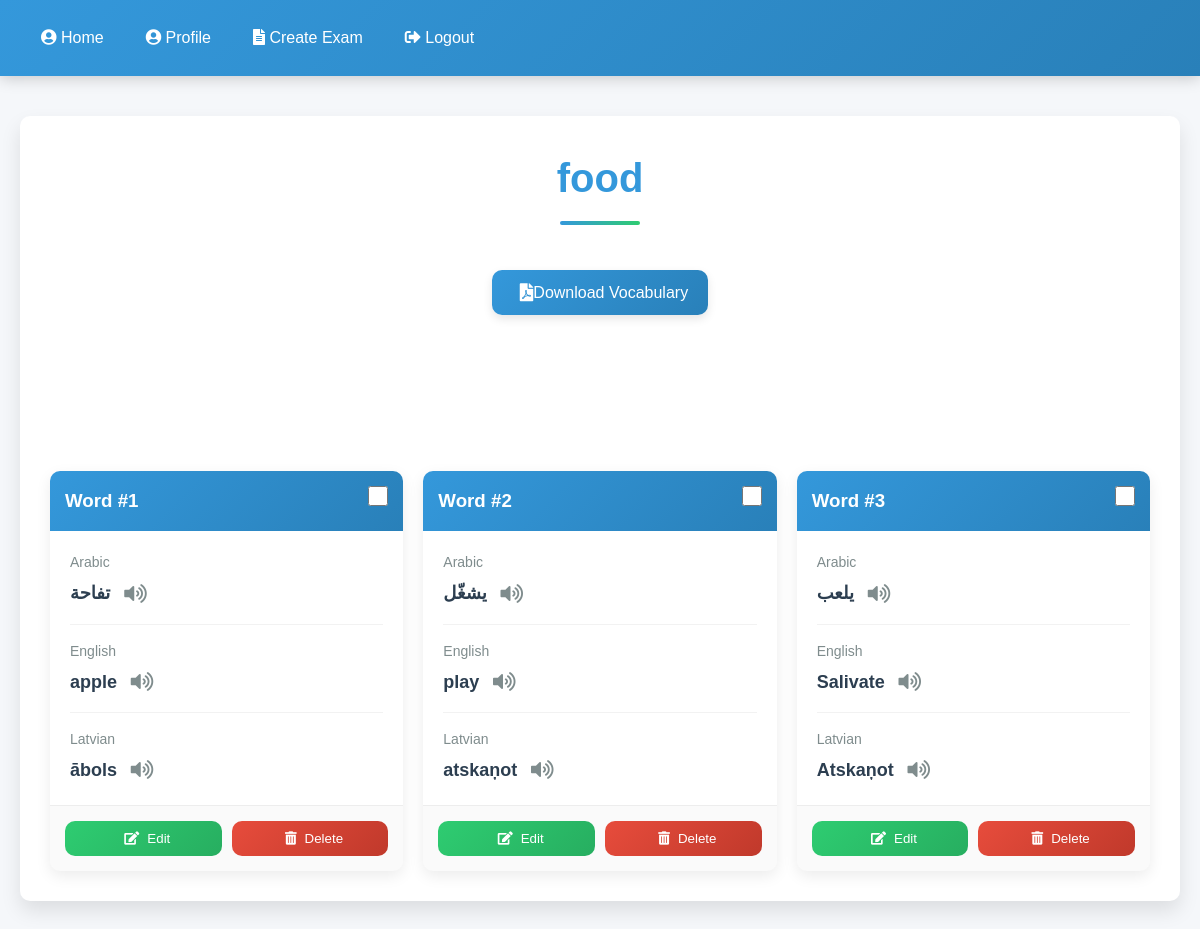
Page /folder/1/ (signed in) on the committed database.
### folders_words/models.py (models this page shows, shortened)
class Folder(models.Model):
    name=models.CharField(max_length=30)
    user=models.ForeignKey(User,on_delete=models.CASCADE)

class Translate(models.Model):
    user=models.ForeignKey(User,on_delete=models.CASCADE)
    word = models.ForeignKey(Word, on_delete=models.CASCADE, related_name="translations")
    language = models.ForeignKey(Language,on_delete=models.CASCADE)
    translation = models.CharField(max_length=255)
    voice=models.FileField(upload_to="voices/")

class Language(models.Model):
    LANGUAGE_CHOICES = [
        ('af', 'Afrikaans'),
        ('am', 'Amharic'),
        ('ar', 'Arabic'),
        ('bg', 'Bulgarian'),
        ('bn', 'Bengali'),
        ('bs', 'Bosnian'),
        ('ca', 'Catalan'),
        ('cs', 'Czech'),
        ('cy', 'Welsh'),
        ('da', 'Danish'),
        ('de', 'German'),
        ('el', 'Greek'),
        ('en', 'English'),
        ('es', 'Spanish'),
        ('et', 'Estonian'),
        ('eu', 'Basque'),
        ('fi', 'Finnish'),
        ('fr', 'French'),
        ('fr-CA', 'French (Canada)'),
        ('gl', 'Galician'),
        ('gu', 'Gujarati'),
        ('ha', 'Hausa'),
        ('hi', 'Hindi'),
        ('hr', 'Croatian'),
        ('hu', 'Hungarian'),
        ('id', 'Indonesian'),
        ('is', 'Icelandic'),
        ('it', 'Italian'),
        ('iw', 'Hebrew'),
        ('ja', 'Japanese'),
        ('jw', 'Javanese'),
        ('km', 'Khmer'),
        ('kn', 'Kannada'),
        ('ko', 'Korean'),
        ('la', 'Latin'),
        ('lt', 'Lithuanian'),
        ('lv', 'Latvian'),
        ('ml', 'Malayalam'),
        ('mr', 'Marathi'),
        ('ms', 'Malay'),
        ('my', 'Myanmar (Burmese)'),
        ('ne', 'Nepali'),
        ('nl', 'Dutch'),
        ('no', 'Norwegian'),
        ('pa', 'Punjabi (Gurmukhi)'),
        ('pl', 'Polish'),
        ('pt', 'Portuguese (Brazil)'),
        ('pt-PT', 'Portuguese (Portugal)'),
        ('ro', 'Romanian'),
        ('ru', 'Russian'),
        ('si', 'Sinhala'),
        ('sk', 'Slovak'),
        ('sq', 'Albanian'),
        ('sr', 'Serbian'),
        ('su', 'Sundanese'),
        ('sv', 'Swedish'),
        ('sw', 'Swahili'),
        ('ta', 'Tamil'),
        ('te', 'Telugu'),
        ('th', 'Thai'),
        ('tl', 'Filipino'),
        ('tr', 'Turkish'),
        ('uk', 'Ukrainian'),
        ('ur', 'Urdu'),
        ('vi', 'Vietnamese'),
        ('yue', 'Cantonese'),
        ('zh-CN', 'Chinese (Simplified)'),
        ('zh-TW', 'Chinese (Traditional)'),
    ]
    user = models.ForeignKey(User, on_delete=models.CASCADE)
    code = models.CharField(max_length=10, choices=LANGUAGE_CHOICES)
    is_native = models.BooleanField(default=False)
    class Meta:
        unique_together = ('user', 'code')

### folders_words/views.py (the view, shortened to what this page needs)
# urls.py: path('folder/<int:pk>/',views.folder.as_view(),name="folder"),
class folder(LoginRequiredMixin,View):
    login_url = 'account/login/'
    def get(self,request,pk):
        user=request.user
        folder=get_object_or_404(Folder,pk=pk)
        languages=Language.objects.filter(user=user)
        words=Word.objects.filter(folder=folder,user=user)
        main_lang=Language.objects.get(user=user,is_native=True)
        all_translate=[]
        if Word.objects.all().count()>0:
            for wo in words:
                word=[]
                for la in languages:
                    qyword=""
                    if Translate.objects.filter(language=la,word=wo,user=user).exists():
                        qyword=Translate.objects.get(language=la,word=wo,user=user)
                    word.append(qyword)
                all_translate.append(word)
        context={
            'folder':folder,
            'translates':all_translate,
            'languages':languages
        }
        return render(request,'folder.html',context)

### templates/folder.html (shortened to what this page needs)
{% extends "base.html" %}
{% load static %}
{% block linksytle %}
<link rel="stylesheet" href="{% static 'folder.css' %}">
{% endblock linksytle %}
{% block content %}
<div class="container">
    <div class="folder-header">
        <h1>{{folder.name}}</h1>
        <a href="{% url 'folders_words:generate_pdf' folder.id %}" class="download-link">
            <i class="fas fa-file-pdf"></i> Download Vocabulary
        </a>
    </div>
    {% if translates %}
    <div class="word-cards-container">
        {% for translat in translates %}
        <div class="word-card" data-word-id="{{ translat.0.word.pk }}">
            <div class="word-card-checkbox">
                <input type="checkbox" class="word-checkbox">
            </div>
            <div class="word-card-header">
                <h3>Word #{{ forloop.counter }}</h3>
            </div>
            <div class="word-card-content">
                {% for word in translat %}
                <div class="word-translation">
                    <div class="language-label">{{ word.language.get_code_display }}</div>
                    <div class="translation-text">
                        {{ word.translation }}
                        <i class="fas fa-volume-up pronounce-icon" onclick="playAudio('{{ word.voice.url }}')"></i>
                    </div>
                </div>
                {% endfor %}
            </div>
            <div class="word-card-actions">
                <button class="edit" onclick="location.href='{% url 'folders_words:edit_word' pk=folder.pk id=translat.0.word.pk %}'">
                 Edit
                </button>
                <button class="delete" data-word-id="{{ translat.0.word.pk }}">
                    Delete
                </button>
            </div>
        </div>
        {% endfor %}
    </div>
    {% endif %}
</div>
{% endblock content %}

### static/base.css (style rules this page uses)
:root { --primary-color: #3498db; --primary-dark: #2980b9; --primary-light: #5dade2; --secondary-color: #2ecc71; --secondary-dark: #27ae60; --accent-color: #e74c3c; --background-color: #f5f7fa; --card-bg: #ffffff; --text-color: #2c3e50; --text-light: #7f8c8d; --border-radius: 10px; --box-shadow: 0 10px 20px rgba(0, 0, 0, 0.1); --transition: all 0.3s ease; }
* { box-sizing: border-box; margin: 0; padding: 0; font-family: 'Tajawal', sans-serif; }
body { background-color: var(--background-color); color: var(--text-color); line-height: 1.6; transition: background-color 0.3s ease, color 0.3s ease; min-height: 100vh; }
.light-theme { --background-color: #f5f7fa; --card-bg: #ffffff; --text-color: #2c3e50; --text-light: #7f8c8d; --border-color: #e1e8ed; }

### rows in the picture
Folder: name "food"
Translate: language.code "Arabic", translation "تفاحة"
Translate: language.code "English", translation "apple"
Translate: language.code "Latvian", translation "ābols"
Translate: language.code "Arabic", translation "يشغّل"
Translate: language.code "English", translation "play"
Translate: language.code "Latvian", translation "atskaņot"
Translate: language.code "Arabic", translation "يلعب"
Translate: language.code "English", translation "Salivate"
Translate: language.code "Latvian", translation "Atskaņot"
